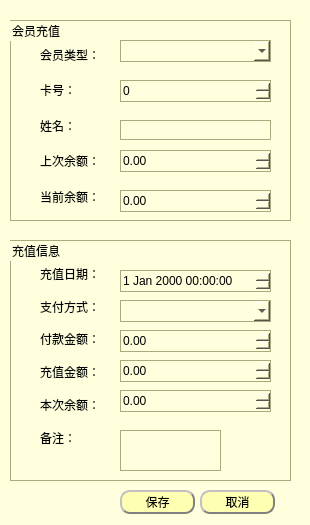
<?xml version="1.0" encoding="UTF-8"?>
<ui version="4.0">
 <class>Rechangedialog</class>
 <widget class="QDialog" name="Rechangedialog">
  <property name="geometry">
   <rect>
    <x>0</x>
    <y>0</y>
    <width>310</width>
    <height>525</height>
   </rect>
  </property>
  <property name="windowTitle">
   <string>Dialog</string>
  </property>
  <property name="styleSheet">
   <string notr="true">QWidget{
	background-color: rgb(255, 255, 222);	
}

QComboBox{
	border: 1px solid #aaaa7f;
}
QLineEdit{
	border: 1px solid #aaaa7f;
}
QSpinBox{
	border: 1px solid #aaaa7f;
}
QTextEdit{
	border: 1px solid #aaaa7f;
}
QDatetEdit{
	border: 1px solid #aaaa7f;
}
QGroupBox{
	border: 1px solid #aaaa7f;
}
QDateTimeEdit{
	border: 1px solid #aaaa7f;
}
QDoubleSpinBox{
	border: 1px solid #aaaa7f;
}
QPlainTextEdit{
	border: 1px solid #aaaa7f;
}


QLabel#label_23,#label_25,#label_26,#label_53,#label_54,#label_55,#label_56{
	color: rgb(255, 0, 0);
}



QPushButton{background-color:rgb(255, 255 , 178);

	color: black;  
	border-radius: 10px; 
	border: 2px groove gray; 
	min-height:20;
 	border-style: outset;
}

QPushButton:hover{background-color: rgb(255, 219, 92);
color: black ;
}

QPushButton:pressed{background-color:rgb(255, 175, 68);

border-style: inset; }</string>
  </property>
  <widget class="QGroupBox" name="groupBox">
   <property name="geometry">
    <rect>
     <x>10</x>
     <y>20</y>
     <width>281</width>
     <height>201</height>
    </rect>
   </property>
   <property name="title">
    <string>会员充值</string>
   </property>
   <widget class="QComboBox" name="comboBox">
    <property name="geometry">
     <rect>
      <x>110</x>
      <y>20</y>
      <width>151</width>
      <height>22</height>
     </rect>
    </property>
   </widget>
   <widget class="QSpinBox" name="spinBox">
    <property name="geometry">
     <rect>
      <x>110</x>
      <y>60</y>
      <width>151</width>
      <height>22</height>
     </rect>
    </property>
   </widget>
   <widget class="QLineEdit" name="lineEdit">
    <property name="geometry">
     <rect>
      <x>110</x>
      <y>100</y>
      <width>151</width>
      <height>20</height>
     </rect>
    </property>
   </widget>
   <widget class="QDoubleSpinBox" name="doubleSpinBox">
    <property name="geometry">
     <rect>
      <x>110</x>
      <y>130</y>
      <width>151</width>
      <height>22</height>
     </rect>
    </property>
   </widget>
   <widget class="QDoubleSpinBox" name="doubleSpinBox_2">
    <property name="geometry">
     <rect>
      <x>110</x>
      <y>170</y>
      <width>151</width>
      <height>22</height>
     </rect>
    </property>
   </widget>
   <widget class="QWidget" name="">
    <property name="geometry">
     <rect>
      <x>30</x>
      <y>20</y>
      <width>62</width>
      <height>171</height>
     </rect>
    </property>
    <layout class="QVBoxLayout" name="verticalLayout">
     <item>
      <widget class="QLabel" name="label">
       <property name="text">
        <string>会员类型：</string>
       </property>
      </widget>
     </item>
     <item>
      <widget class="QLabel" name="label_2">
       <property name="text">
        <string>卡号：</string>
       </property>
      </widget>
     </item>
     <item>
      <widget class="QLabel" name="label_3">
       <property name="text">
        <string>姓名：</string>
       </property>
      </widget>
     </item>
     <item>
      <widget class="QLabel" name="label_4">
       <property name="text">
        <string>上次余额：</string>
       </property>
      </widget>
     </item>
     <item>
      <widget class="QLabel" name="label_5">
       <property name="text">
        <string>当前余额：</string>
       </property>
      </widget>
     </item>
    </layout>
   </widget>
  </widget>
  <widget class="QGroupBox" name="groupBox_2">
   <property name="geometry">
    <rect>
     <x>10</x>
     <y>240</y>
     <width>281</width>
     <height>241</height>
    </rect>
   </property>
   <property name="title">
    <string>充值信息</string>
   </property>
   <widget class="QDateTimeEdit" name="dateTimeEdit">
    <property name="geometry">
     <rect>
      <x>110</x>
      <y>30</y>
      <width>151</width>
      <height>22</height>
     </rect>
    </property>
   </widget>
   <widget class="QComboBox" name="comboBox_2">
    <property name="geometry">
     <rect>
      <x>110</x>
      <y>60</y>
      <width>151</width>
      <height>22</height>
     </rect>
    </property>
   </widget>
   <widget class="QDoubleSpinBox" name="doubleSpinBox_3">
    <property name="geometry">
     <rect>
      <x>110</x>
      <y>90</y>
      <width>151</width>
      <height>22</height>
     </rect>
    </property>
   </widget>
   <widget class="QDoubleSpinBox" name="doubleSpinBox_4">
    <property name="geometry">
     <rect>
      <x>110</x>
      <y>120</y>
      <width>151</width>
      <height>22</height>
     </rect>
    </property>
   </widget>
   <widget class="QDoubleSpinBox" name="doubleSpinBox_5">
    <property name="geometry">
     <rect>
      <x>110</x>
      <y>150</y>
      <width>151</width>
      <height>22</height>
     </rect>
    </property>
   </widget>
   <widget class="QPlainTextEdit" name="plainTextEdit">
    <property name="geometry">
     <rect>
      <x>110</x>
      <y>190</y>
      <width>101</width>
      <height>41</height>
     </rect>
    </property>
   </widget>
   <widget class="QWidget" name="">
    <property name="geometry">
     <rect>
      <x>30</x>
      <y>20</y>
      <width>62</width>
      <height>191</height>
     </rect>
    </property>
    <layout class="QVBoxLayout" name="verticalLayout_2">
     <item>
      <widget class="QLabel" name="label_6">
       <property name="text">
        <string>充值日期：</string>
       </property>
      </widget>
     </item>
     <item>
      <widget class="QLabel" name="label_7">
       <property name="text">
        <string>支付方式：</string>
       </property>
      </widget>
     </item>
     <item>
      <widget class="QLabel" name="label_8">
       <property name="text">
        <string>付款金额：</string>
       </property>
      </widget>
     </item>
     <item>
      <widget class="QLabel" name="label_9">
       <property name="text">
        <string>充值金额：</string>
       </property>
      </widget>
     </item>
     <item>
      <widget class="QLabel" name="label_10">
       <property name="text">
        <string>本次余额：</string>
       </property>
      </widget>
     </item>
     <item>
      <widget class="QLabel" name="label_11">
       <property name="text">
        <string>备注：</string>
       </property>
      </widget>
     </item>
    </layout>
   </widget>
  </widget>
  <widget class="QPushButton" name="pushButton">
   <property name="geometry">
    <rect>
     <x>120</x>
     <y>490</y>
     <width>75</width>
     <height>24</height>
    </rect>
   </property>
   <property name="text">
    <string>保存</string>
   </property>
  </widget>
  <widget class="QPushButton" name="pushButton_2">
   <property name="geometry">
    <rect>
     <x>200</x>
     <y>490</y>
     <width>75</width>
     <height>24</height>
    </rect>
   </property>
   <property name="text">
    <string>取消</string>
   </property>
  </widget>
 </widget>
 <resources/>
 <connections/>
</ui>
